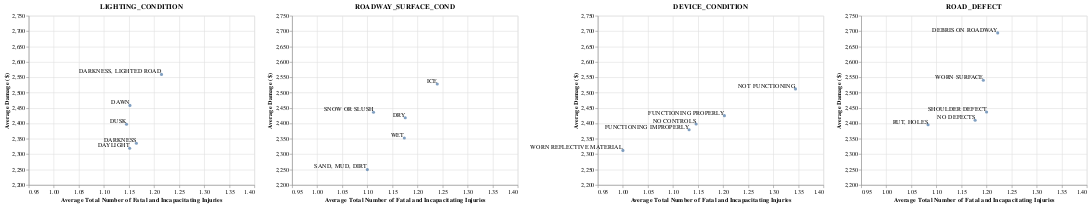

Write notebook code for a chart like this one.
### Code cell
# Filter to only accident that results in fatal and incapacitating

df2_fatal = df_damage_val[((df_damage_val.INJURIES_FATAL > 0)  | (df_damage_val.INJURIES_INCAPACITATING > 0))]

df2_fatal.loc[:,'INJURIES_TOTAL'] = df2_fatal.INJURIES_FATAL + df2_fatal.INJURIES_INCAPACITATING

# Environment condition of interest
cond = ['LIGHTING_CONDITION', 'ROADWAY_SURFACE_COND', 'DEVICE_CONDITION', 'ROAD_DEFECT']

# Create summary dataframe to identify average damage (monetary value) and total number of fatal and incapacitating injuries
summary = pd.DataFrame()

for c in cond:

    col = ['DAMAGE', 'INJURIES_TOTAL', c]
    sub_df2 = df2_fatal[col]
    temp = sub_df2.groupby(c)[['DAMAGE', 'INJURIES_TOTAL']].mean()
    temp.reset_index(inplace=True)
    # print(temp)
    temp = temp.rename(columns = {c: 'VALUE'})
    temp['CONDITION'] = c

    summary = pd.concat([summary, temp])

# Drop UNKNOWN as it is not informative to the analysis and remove OTHER to focus more on relevant data points
summary = summary[summary.VALUE != 'UNKNOWN']
summary = summary[summary.VALUE != 'OTHER']

# Set axis range
x_min = min(summary.INJURIES_TOTAL)-0.05
x_max = max(summary.INJURIES_TOTAL)+0.05
y_min = min(summary.DAMAGE)-10
y_max = max(summary.DAMAGE)+10

# Scatter plot
scatter_plot = alt.Chart(summary).mark_circle().encode(
    x=alt.X('INJURIES_TOTAL:Q', scale=alt.Scale(type='linear', nice=True, domain=[x_min, x_max]), title='Average Total Number of Fatal and Incapacitating Injuries'),
    y=alt.Y('DAMAGE:Q', scale=alt.Scale(type='linear', nice=True, domain=[y_min, y_max]), title='Average Damage ($)'),

)

facet_chart = alt.hconcat()

for condition in summary['CONDITION'].unique():
    condition_chart = scatter_plot.transform_filter(alt.datum['CONDITION'] == condition)
    condition_chart = condition_chart.properties(
    title= condition)

    filtered_data = summary[summary['CONDITION'] == condition]

    # Create text labels
    text = condition_chart.mark_text(
        align='right',
        baseline='bottom',
    ).encode(
        text='VALUE:N'
    )

    facet_chart |= condition_chart + text



facet_chart

### Figure 1 — Vega-Lite specification as saved in the notebook (floating-point values rounded to 4 significant figures)
{"config": {"view": {"continuousWidth": 400, "continuousHeight": 300}}, "hconcat": [{"layer": [{"mark": "circle", "encoding": {"x": {"field": "INJURIES_TOTAL", "scale": {"domain": [0.95, 1.394], "nice": true, "type": "linear"}, "title": "Average Total Number of Fatal and Incapacitating Injuries", "type": "quantitative"}, "y": {"field": "DAMAGE", "scale": {"domain": [2240.0, 2704.0], "nice": true, "type": "linear"}, "title": "Average Damage ($)", "type": "quantitative"}}, "title": "LIGHTING_CONDITION", "transform": [{"filter": "(datum['CONDITION'] === 'LIGHTING_CONDITION')"}]}, {"mark": {"type": "text", "align": "right", "baseline": "bottom"}, "encoding": {"text": {"field": "VALUE", "type": "nominal"}, "x": {"field": "INJURIES_TOTAL", "scale": {"domain": [0.95, 1.394], "nice": true, "type": "linear"}, "title": "Average Total Number of Fatal and Incapacitating Injuries", "type": "quantitative"}, "y": {"field": "DAMAGE", "scale": {"domain": [2240.0, 2704.0], "nice": true, "type": "linear"}, "title": "Average Damage ($)", "type": "quantitative"}}, "title": "LIGHTING_CONDITION", "transform": [{"filter": "(datum['CONDITION'] === 'LIGHTING_CONDITION')"}]}]}, {"layer": [{"mark": "circle", "encoding": {"x": {"field": "INJURIES_TOTAL", "scale": {"domain": [0.95, 1.394], "nice": true, "type": "linear"}, "title": "Average Total Number of Fatal and Incapacitating Injuries", "type": "quantitative"}, "y": {"field": "DAMAGE", "scale": {"domain": [2240.0, 2704.0], "nice": true, "type": "linear"}, "title": "Average Damage ($)", "type": "quantitative"}}, "title": "ROADWAY_SURFACE_COND", "transform": [{"filter": "(datum['CONDITION'] === 'ROADWAY_SURFACE_COND')"}]}, {"mark": {"type": "text", "align": "right", "baseline": "bottom"}, "encoding": {"text": {"field": "VALUE", "type": "nominal"}, "x": {"field": "INJURIES_TOTAL", "scale": {"domain": [0.95, 1.394], "nice": true, "type": "linear"}, "title": "Average Total Number of Fatal and Incapacitating Injuries", "type": "quantitative"}, "y": {"field": "DAMAGE", "scale": {"domain": [2240.0, 2704.0], "nice": true, "type": "linear"}, "title": "Average Damage ($)", "type": "quantitative"}}, "title": "ROADWAY_SURFACE_COND", "transform": [{"filter": "(datum['CONDITION'] === 'ROADWAY_SURFACE_COND')"}]}]}, {"layer": [{"mark": "circle", "encoding": {"x": {"field": "INJURIES_TOTAL", "scale": {"domain": [0.95, 1.394], "nice": true, "type": "linear"}, "title": "Average Total Number of Fatal and Incapacitating Injuries", "type": "quantitative"}, "y": {"field": "DAMAGE", "scale": {"domain": [2240.0, 2704.0], "nice": true, "type": "linear"}, "title": "Average Damage ($)", "type": "quantitative"}}, "title": "DEVICE_CONDITION", "transform": [{"filter": "(datum['CONDITION'] === 'DEVICE_CONDITION')"}]}, {"mark": {"type": "text", "align": "right", "baseline": "bottom"}, "encoding": {"text": {"field": "VALUE", "type": "nominal"}, "x": {"field": "INJURIES_TOTAL", "scale": {"domain": [0.95, 1.394], "nice": true, "type": "linear"}, "title": "Average Total Number of Fatal and Incapacitating Injuries", "type": "quantitative"}, "y": {"field": "DAMAGE", "scale": {"domain": [2240.0, 2704.0], "nice": true, "type": "linear"}, "title": "Average Damage ($)", "type": "quantitative"}}, "title": "DEVICE_CONDITION", "transform": [{"filter": "(datum['CONDITION'] === 'DEVICE_CONDITION')"}]}]}, {"layer": [{"mark": "circle", "encoding": {"x": {"field": "INJURIES_TOTAL", "scale": {"domain": [0.95, 1.394], "nice": true, "type": "linear"}, "title": "Average Total Number of Fatal and Incapacitating Injuries", "type": "quantitative"}, "y": {"field": "DAMAGE", "scale": {"domain": [2240.0, 2704.0], "nice": true, "type": "linear"}, "title": "Average Damage ($)", "type": "quantitative"}}, "title": "ROAD_DEFECT", "transform": [{"filter": "(datum['CONDITION'] === 'ROAD_DEFECT')"}]}, {"mark": {"type": "text", "align": "right", "baseline": "bottom"}, "encoding": {"text": {"field": "VALUE", "type": "nominal"}, "x": {"field": "INJURIES_TOTAL", "scale": {"domain": [0.95, 1.394], "nice": true, "type": "linear"}, "title": "Average Total Number of Fatal and Incapacitating Injuries", "type": "quantitative"}, "y": {"field": "DAMAGE", "scale": {"domain": [2240.0, 2704.0], "nice": true, "type": "linear"}, "title": "Average Damage ($)", "type": "quantitative"}}, "title": "ROAD_DEFECT", "transform": [{"filter": "(datum['CONDITION'] === 'ROAD_DEFECT')"}]}]}], "data": {"name": "data-c0549e132421f5ec200ae4247db18907"}, "$schema": "https://vega.github.io/schema/vega-lite/v4.17.0.json", "datasets": {"data-c0549e132421f5ec200ae4247db18907": [{"VALUE": "DARKNESS", "DAMAGE": 2336.0, "INJURIES_TOTAL": 1.165, "CONDITION": "LIGHTING_CONDITION"}, {"VALUE": "DARKNESS, LIGHTED ROAD", "DAMAGE": 2560.0, "INJURIES_TOTAL": 1.215, "CONDITION": "LIGHTING_CONDITION"}, {"VALUE": "DAWN", "DAMAGE": 2459.0, "INJURIES_TOTAL": 1.152, "CONDITION": "LIGHTING_CONDITION"}, {"VALUE": "DAYLIGHT", "DAMAGE": 2320.0, "INJURIES_TOTAL": 1.151, "CONDITION": "LIGHTING_CONDITION"}, {"VALUE": "DUSK", "DAMAGE": 2397.0, "INJURIES_TOTAL": 1.145, "CONDITION": "LIGHTING_CONDITION"}, {"VALUE": "DRY", "DAMAGE": 2418.0, "INJURIES_TOTAL": 1.176, "CONDITION": "ROADWAY_SURFACE_COND"}, {"VALUE": "ICE", "DAMAGE": 2528.0, "INJURIES_TOTAL": 1.239, "CONDITION": "ROADWAY_SURFACE_COND"}, {"VALUE": "SAND, MUD, DIRT", "DAMAGE": 2250.0, "INJURIES_TOTAL": 1.1, "CONDITION": "ROADWAY_SURFACE_COND"}, {"VALUE": "SNOW OR SLUSH", "DAMAGE": 2437.0, "INJURIES_TOTAL": 1.112, "CONDITION": "ROADWAY_SURFACE_COND"}, {"VALUE": "WET", "DAMAGE": 2353.0, "INJURIES_TOTAL": 1.174, "CONDITION": "ROADWAY_SURFACE_COND"}, {"VALUE": "FUNCTIONING IMPROPERLY", "DAMAGE": 2380.0, "INJURIES_TOTAL": 1.132, "CONDITION": "DEVICE_CONDITION"}, {"VALUE": "FUNCTIONING PROPERLY", "DAMAGE": 2425.0, "INJURIES_TOTAL": 1.203, "CONDITION": "DEVICE_CONDITION"}, {"VALUE": "NO CONTROLS", "DAMAGE": 2398.0, "INJURIES_TOTAL": 1.146, "CONDITION": "DEVICE_CONDITION"}, {"VALUE": "NOT FUNCTIONING", "DAMAGE": 2512.0, "INJURIES_TOTAL": 1.344, "CONDITION": "DEVICE_CONDITION"}, {"VALUE": "WORN REFLECTIVE MATERIAL", "DAMAGE": 2312.0, "INJURIES_TOTAL": 1.0, "CONDITION": "DEVICE_CONDITION"}, {"VALUE": "DEBRIS ON ROADWAY", "DAMAGE": 2694.0, "INJURIES_TOTAL": 1.222, "CONDITION": "ROAD_DEFECT"}, {"VALUE": "NO DEFECTS", "DAMAGE": 2411.0, "INJURIES_TOTAL": 1.177, "CONDITION": "ROAD_DEFECT"}, {"VALUE": "RUT, HOLES", "DAMAGE": 2396.0, "INJURIES_TOTAL": 1.083, "CONDITION": "ROAD_DEFECT"}, {"VALUE": "SHOULDER DEFECT", "DAMAGE": 2438.0, "INJURIES_TOTAL": 1.2, "CONDITION": "ROAD_DEFECT"}, {"VALUE": "WORN SURFACE", "DAMAGE": 2540.0, "INJURIES_TOTAL": 1.194, "CONDITION": "ROAD_DEFECT"}]}}
